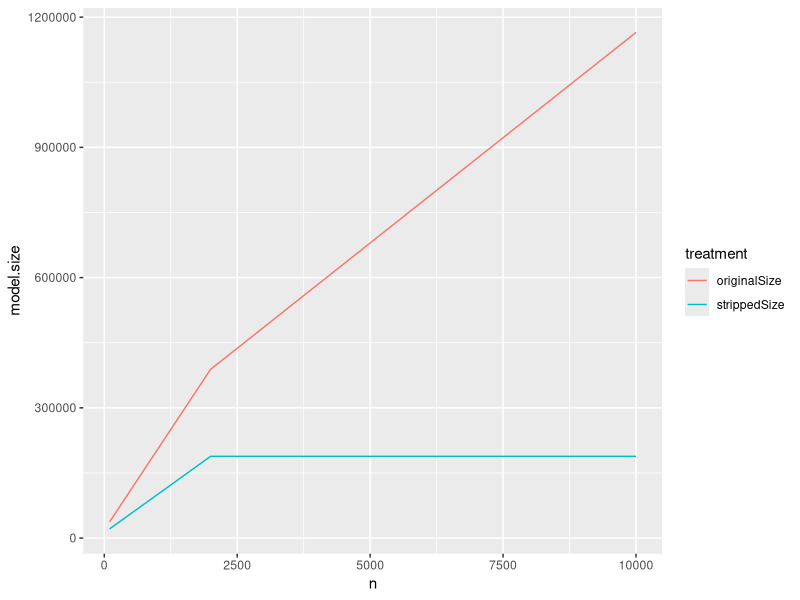

Here is the R script that generated this plot:

library(ggplot2)
library(mgcv)
library(reshape2)
set.seed(2325235)

synthFrame <- function(nrows) {
   d <- data.frame(xN1=rnorm(nrows),xN2=rnorm(nrows),
      xC=sample(c('a','b'),size=nrows,replace=TRUE))
   d$y <- d$xN1*abs(d$xN1) + d$xN2 + ifelse(d$xC=='a',0.2,-0.2) + rnorm(nrows)
   d
}

dTrain <- synthFrame(100000)
dTest <- synthFrame(100)
model <- gam(y~s(xN1)+xN2+xC,data=dTrain)

mLength <- length(serialize(model,NULL))
print(paste('orig size',mLength))

dTest$pred1 <- predict(model,newdata=dTest)

# ggplot(data=dTest) + geom_density(aes(x=pred1,color=y))
# one way to hunt for leaks: lapply(cm,function(o) { length(serialize(o,NULL)) })

stripGamR <- function(cm) {
   cm$residuals <- c()
   cm$fitted.values <- c()
   cm$family <- c()
   cm$linear.predictors <- c()
   cm$weights <- c()
   cm$prior.weights <- c()
   cm$y <- c()
   cm$hat <- c()
   cm$formula <- c()
   cm$model <- c()
   cm$pred.formula <- c()
   cm$offset <- c()
   attr(cm$terms,".Environment") <- c()
   attr(cm$pterms,".Environment") <- c()
   cm
}

cm <- stripGamR(model)
dTest$pred2 <- predict(cm,newdata=dTest)

loss <- sum(abs(dTest$pred1-dTest$pred2))
print(paste('error',loss))

cLength <- length(serialize(cm,NULL))
print(paste('reduced size',cLength))
print(paste('size ratio',cLength/mLength))

# more leaks are found if the work is done in a function 
# which creates local environments
# preventing later changes from masking size changes
# confusing sizes
doWork <- function(n) {
  dTraini <- synthFrame(n)
  modeli <- gam(y~s(xN1)+xN2+xC,data=dTraini)
  c(length(serialize(modeli,NULL)),length(serialize(stripGamR(modeli),NULL)))
}

plotFrame <- data.frame(n=seq(100,10000,100),originalSize=0,strippedSize=0)
for(i in 1:dim(plotFrame)[[1]]) {
  n <- plotFrame[i,'n']
  sizes <- doWork(n)
  plotFrame[i,'originalSize'] <- sizes[1]
  plotFrame[i,'strippedSize'] <- sizes[2]
}

pf <- melt(plotFrame,id.vars='n',variable.name='treatment',value.name='model.size')
ggplot(data=pf,aes(x=n,y=model.size,color=treatment)) + geom_line()
